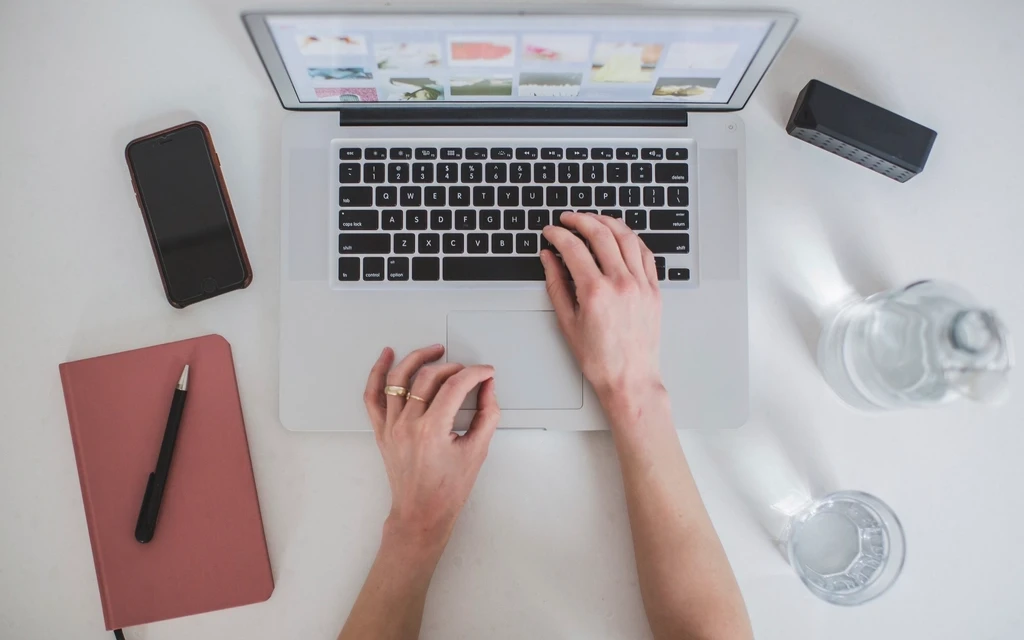
#> input picture lp/assets/photos/ai-laptop.webp, 1024 x 640 px
$ python -i extract_palette.py   (imports and definitions only)
#> lines starting #> are read from the running program, lines starting #| are printed output that depends on the picture
#> further down, picture is the input picture: PIL image 1024x640 RGB; mean R, G, B 171.4, 164.2, 165.7
#!/usr/bin/env python3
"""参考スクショから配色を実測する（スポイト）。

使い方:
  .venv/bin/python3 refs/extract_palette.py refs/inbox/<file>          # 主要色を抽出
  .venv/bin/python3 refs/extract_palette.py refs/inbox/<file> 0.5 0.9  # 相対座標(x,y)の1点を採色

- 引数が画像のみ: 縮小→量子化して主要色を頻度順に HEX で出力（テーマ配色の当たり付け）。
- 引数に x y (0..1) を足す: その相対位置のピクセル色を1点採色（見出し帯・アクセント等のピンポイント確認）。
標準ライブラリ＋Pillow のみ（venv 導入済み）。
"""
import sys
from collections import Counter
from pathlib import Path

from PIL import Image


def to_hex(rgb):
    return "#{:02X}{:02X}{:02X}".format(rgb[0], rgb[1], rgb[2])


def luminance(rgb):
    return 0.299 * rgb[0] + 0.587 * rgb[1] + 0.114 * rgb[2]


def pick_point(img, rx, ry):
    w, h = img.size
    x = min(max(int(rx * w), 0), w - 1)
    y = min(max(int(ry * h), 0), h - 1)
    px = img.getpixel((x, y))[:3]
    print(f"点 ({rx:.2f},{ry:.2f}) → px({x},{y}) = {to_hex(px)}  rgb{px}")


def palette(img, k=8):
#> called with k = 8
    small = img.convert("RGB").resize((200, 200))
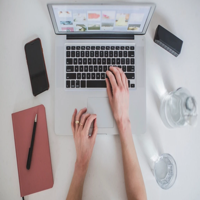
#> small: PIL image 200x200 RGB; mean R, G, B 171.4, 164.2, 165.7
    q = small.quantize(colors=k, method=Image.MEDIANCUT).convert("RGB")
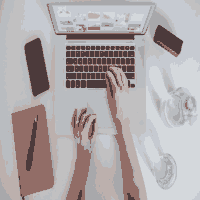
#> q: PIL image 200x200 RGB; mean R, G, B 173.7, 166.9, 168.4
    counts = Counter(q.getdata())
#> counts = {(168, 168, 171): 3820, (188, 176, 173): 3959, (185, 188, 192): 7235, (193, 192, 193): 4848, (198, 202, 209): 5425, (146, 109, 103): 5782, (212, 216, 220): 5084, (76, 58, 59): 3847}
    total = sum(counts.values())
#> total = 40000
    print(f"主要色 上位{k}（頻度順）:")
    print(f"{'HEX':<9} {'割合':>6}  役割の当たり")
    for rgb, c in counts.most_common(k):
        pct = c / total * 100
        lum = luminance(rgb)
        role = ("背景/面(明)" if lum > 210 else
                "文字(暗)" if lum < 55 else
                "主色/アクセント候補")
        print(f"{to_hex(rgb):<9} {pct:5.1f}%  {role}")
#> this loop made 8 passes
#> (rgb, c, pct, lum, role) on passes 1 to 8: ((185, 188, 192), 7235, 18.09, 187.6, '主色/アクセント候補'), ((146, 109, 103), 5782, 14.46, 119.4, '主色/アクセント候補'), ((198, 202, 209), 5425, 13.56, 201.6, '主色/アクセント候補'), ((212, 216, 220), 5084, 12.71, 215.3, '背景/面(明)'), ((193, 192, 193), 4848, 12.12, 192.4, '主色/アクセント候補'), ((188, 176, 173), 3959, 9.9, 179.2, '主色/アクセント候補'), ((76, 58, 59), 3847, 9.62, 63.5, '主色/アクセント候補'), ((168, 168, 171), 3820, 9.55, 168.3, '主色/アクセント候補')
#| #B9BCC0    18.1%  主色/アクセント候補
#| #926D67    14.5%  主色/アクセント候補
#| #C6CAD1    13.6%  主色/アクセント候補
#| #D4D8DC    12.7%  背景/面(明)
#| #C1C0C1    12.1%  主色/アクセント候補
#| #BCB0AD     9.9%  主色/アクセント候補
#| #4C3A3B     9.6%  主色/アクセント候補
#| #A8A8AB     9.6%  主色/アクセント候補


def main():
    if len(sys.argv) < 2:
        print(__doc__)
        sys.exit(1)
    path = Path(sys.argv[1])
    if not path.exists():
        print(f"見つかりません: {path}")
        sys.exit(1)
    img = Image.open(path)
    print(f"画像: {path.name}  size={img.size}")
    if len(sys.argv) >= 4:
        pick_point(img, float(sys.argv[2]), float(sys.argv[3]))
    else:
        palette(img)


# [2 lines not run here, left out]

>>> from PIL import Image
>>> picture = Image.open('../lp/assets/photos/ai-laptop.webp')
>>> result = palette(picture)
